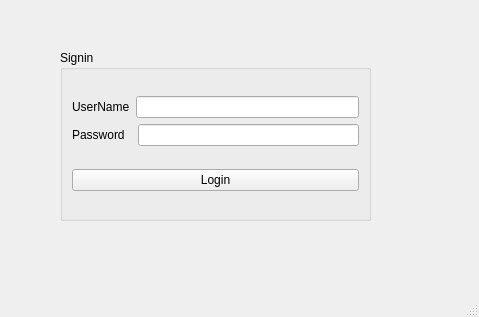
<?xml version="1.0" encoding="UTF-8"?>
<ui version="4.0">
 <class>MainWindow</class>
 <widget class="QMainWindow" name="MainWindow">
  <property name="geometry">
   <rect>
    <x>0</x>
    <y>0</y>
    <width>479</width>
    <height>317</height>
   </rect>
  </property>
  <property name="windowTitle">
   <string>MainWindow</string>
  </property>
  <widget class="QWidget" name="centralwidget">
   <widget class="QGroupBox" name="groupBox">
    <property name="geometry">
     <rect>
      <x>60</x>
      <y>50</y>
      <width>311</width>
      <height>171</height>
     </rect>
    </property>
    <property name="title">
     <string>Signin</string>
    </property>
    <layout class="QVBoxLayout" name="verticalLayout_2">
     <item>
      <layout class="QVBoxLayout" name="verticalLayout">
       <item>
        <layout class="QHBoxLayout" name="horizontalLayout">
         <item>
          <widget class="QLabel" name="label">
           <property name="text">
            <string>UserName</string>
           </property>
          </widget>
         </item>
         <item>
          <widget class="QLineEdit" name="lineEdit_username"/>
         </item>
        </layout>
       </item>
       <item>
        <layout class="QHBoxLayout" name="horizontalLayout_2">
         <item>
          <widget class="QLabel" name="label_2">
           <property name="text">
            <string>Password  </string>
           </property>
          </widget>
         </item>
         <item>
          <widget class="QLineEdit" name="lineEdit_password">
           <property name="echoMode">
            <enum>QLineEdit::Password</enum>
           </property>
          </widget>
         </item>
        </layout>
       </item>
      </layout>
     </item>
     <item>
      <widget class="QPushButton" name="Login">
       <property name="text">
        <string>Login</string>
       </property>
      </widget>
     </item>
    </layout>
   </widget>
  </widget>
  <widget class="QMenuBar" name="menubar">
   <property name="geometry">
    <rect>
     <x>0</x>
     <y>0</y>
     <width>479</width>
     <height>22</height>
    </rect>
   </property>
  </widget>
  <widget class="QStatusBar" name="statusbar"/>
 </widget>
 <resources/>
 <connections/>
</ui>
